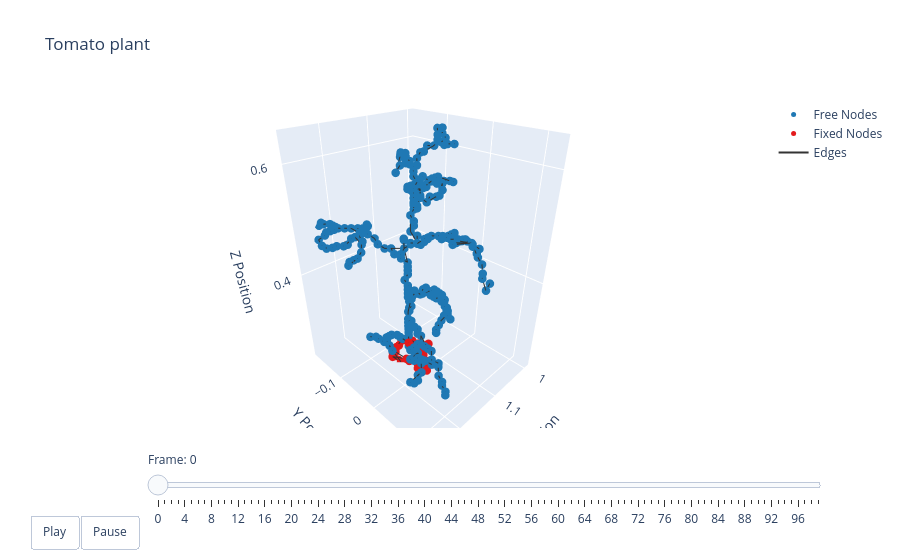

The cell this chart's notebook holds for it:
### Markdown cell above
### Plotting

### Code cell
t = np.arange(robot.sim_params.total_time, step=robot.sim_params.dt)
options = dismech.AnimationOptions(title='Tomato plant')

fig = dismech.get_interactive_animation_plotly(robot, t, qs , options)
fig.show()

### Figure 1 — Plotly figure (JSON) as saved in the notebook; plotly's stock layout.template omitted (floating-point values rounded to 4 significant figures; data arrays with more than 128 entries replaced by an {"elided": "..."} marker saying what was removed)
{"data": [{"marker": {"color": "#1f78b4", "size": 5}, "mode": "markers", "name": "Free Nodes", "type": "scatter3d", "x": {"elided": "284 float values"}, "y": {"elided": "284 float values"}, "z": {"elided": "284 float values"}}, {"marker": {"color": "#e31a1c", "size": 5}, "mode": "markers", "name": "Fixed Nodes", "type": "scatter3d", "x": [1.163, 1.163, 1.139, 1.147, 1.155, 1.163, 1.171, 1.107, 1.107, 1.091, 1.099, 1.107, 1.155, 1.115, 1.155, 1.123, 1.131, 1.139, 1.131, 1.139, 1.131, 1.123, 1.115, 1.163, 1.147, 1.155, 1.163, 1.147, 1.163, 1.155, 1.163], "y": [-0.05823, -0.05023, -0.08223, -0.08223, -0.08223, -0.07423, -0.06623, -0.05823, -0.05023, -0.04223, -0.04223, -0.04223, -0.04223, -0.03423, -0.03423, -0.02623, -0.01823, -0.01823, -0.01023, -0.002231, -0.08223, -0.07423, -0.06623, -0.06623, -0.02623, -0.01023, -0.002231, 0.005769, 0.005769, 0.01377, -0.02623], "z": [0.2113, 0.2113, 0.2193, 0.2193, 0.2193, 0.2193, 0.2193, 0.2193, 0.2193, 0.2193, 0.2193, 0.2193, 0.2193, 0.2193, 0.2193, 0.2193, 0.2193, 0.2193, 0.2193, 0.2193, 0.2273, 0.2273, 0.2273, 0.2273, 0.2273, 0.2273, 0.2273, 0.2273, 0.2273, 0.2273, 0.2753]}, {"line": {"color": "#333333", "width": 2}, "mode": "lines", "name": "Edges", "type": "scatter3d", "x": {"elided": "942 float values"}, "y": {"elided": "942 float values"}, "z": {"elided": "942 float values"}}, {"color": "rgba(166, 206, 227, 0.7)", "i": [], "j": [], "k": [], "name": "Faces", "opacity": 0.7, "showscale": false, "type": "mesh3d", "x": {"elided": "315 float values"}, "y": {"elided": "315 float values"}, "z": {"elided": "315 float values"}}], "layout": {"scene": {"camera": {"eye": {"x": 1.225, "y": 1.225, "z": 1.0}}, "xaxis": {"range": [0.9859, 1.275], "title": {"text": "X Position"}}, "yaxis": {"range": [-0.1897, 0.1338], "title": {"text": "Y Position"}}, "zaxis": {"range": [0.2113, 0.651], "title": {"text": "Z Position"}}}, "sliders": [{"currentvalue": {"prefix": "Frame: "}, "steps": [{"args": [["0"], {"frame": {"duration": 50, "redraw": true}, "mode": "immediate"}], "label": "0", "method": "animate"}, {"args": [["1"], {"frame": {"duration": 50, "redraw": true}, "mode": "immediate"}], "label": "1", "method": "animate"}, {"args": [["2"], {"frame": {"duration": 50, "redraw": true}, "mode": "immediate"}], "label": "2", "method": "animate"}, {"args": [["3"], {"frame": {"duration": 50, "redraw": true}, "mode": "immediate"}], "label": "3", "method": "animate"}, {"args": [["4"], {"frame": {"duration": 50, "redraw": true}, "mode": "immediate"}], "label": "4", "method": "animate"}, {"args": [["5"], {"frame": {"duration": 50, "redraw": true}, "mode": "immediate"}], "label": "5", "method": "animate"}, {"args": [["6"], {"frame": {"duration": 50, "redraw": true}, "mode": "immediate"}], "label": "6", "method": "animate"}, {"args": [["7"], {"frame": {"duration": 50, "redraw": true}, "mode": "immediate"}], "label": "7", "method": "animate"}, {"args": [["8"], {"frame": {"duration": 50, "redraw": true}, "mode": "immediate"}], "label": "8", "method": "animate"}, {"args": [["9"], {"frame": {"duration": 50, "redraw": true}, "mode": "immediate"}], "label": "9", "method": "animate"}, {"args": [["10"], {"frame": {"duration": 50, "redraw": true}, "mode": "immediate"}], "label": "10", "method": "animate"}, {"args": [["11"], {"frame": {"duration": 50, "redraw": true}, "mode": "immediate"}], "label": "11", "method": "animate"}, {"args": [["12"], {"frame": {"duration": 50, "redraw": true}, "mode": "immediate"}], "label": "12", "method": "animate"}, {"args": [["13"], {"frame": {"duration": 50, "redraw": true}, "mode": "immediate"}], "label": "13", "method": "animate"}, {"args": [["14"], {"frame": {"duration": 50, "redraw": true}, "mode": "immediate"}], "label": "14", "method": "animate"}, {"args": [["15"], {"frame": {"duration": 50, "redraw": true}, "mode": "immediate"}], "label": "15", "method": "animate"}, {"args": [["16"], {"frame": {"duration": 50, "redraw": true}, "mode": "immediate"}], "label": "16", "method": "animate"}, {"args": [["17"], {"frame": {"duration": 50, "redraw": true}, "mode": "immediate"}], "label": "17", "method": "animate"}, {"args": [["18"], {"frame": {"duration": 50, "redraw": true}, "mode": "immediate"}], "label": "18", "method": "animate"}, {"args": [["19"], {"frame": {"duration": 50, "redraw": true}, "mode": "immediate"}], "label": "19", "method": "animate"}, {"args": [["20"], {"frame": {"duration": 50, "redraw": true}, "mode": "immediate"}], "label": "20", "method": "animate"}, {"args": [["21"], {"frame": {"duration": 50, "redraw": true}, "mode": "immediate"}], "label": "21", "method": "animate"}, {"args": [["22"], {"frame": {"duration": 50, "redraw": true}, "mode": "immediate"}], "label": "22", "method": "animate"}, {"args": [["23"], {"frame": {"duration": 50, "redraw": true}, "mode": "immediate"}], "label": "23", "method": "animate"}, {"args": [["24"], {"frame": {"duration": 50, "redraw": true}, "mode": "immediate"}], "label": "24", "method": "animate"}, {"args": [["25"], {"frame": {"duration": 50, "redraw": true}, "mode": "immediate"}], "label": "25", "method": "animate"}, {"args": [["26"], {"frame": {"duration": 50, "redraw": true}, "mode": "immediate"}], "label": "26", "method": "animate"}, {"args": [["27"], {"frame": {"duration": 50, "redraw": true}, "mode": "immediate"}], "label": "27", "method": "animate"}, {"args": [["28"], {"frame": {"duration": 50, "redraw": true}, "mode": "immediate"}], "label": "28", "method": "animate"}, {"args": [["29"], {"frame": {"duration": 50, "redraw": true}, "mode": "immediate"}], "label": "29", "method": "animate"}, {"args": [["30"], {"frame": {"duration": 50, "redraw": true}, "mode": "immediate"}], "label": "30", "method": "animate"}, {"args": [["31"], {"frame": {"duration": 50, "redraw": true}, "mode": "immediate"}], "label": "31", "method": "animate"}, {"args": [["32"], {"frame": {"duration": 50, "redraw": true}, "mode": "immediate"}], "label": "32", "method": "animate"}, {"args": [["33"], {"frame": {"duration": 50, "redraw": true}, "mode": "immediate"}], "label": "33", "method": "animate"}, {"args": [["34"], {"frame": {"duration": 50, "redraw": true}, "mode": "immediate"}], "label": "34", "method": "animate"}, {"args": [["35"], {"frame": {"duration": 50, "redraw": true}, "mode": "immediate"}], "label": "35", "method": "animate"}, {"args": [["36"], {"frame": {"duration": 50, "redraw": true}, "mode": "immediate"}], "label": "36", "method": "animate"}, {"args": [["37"], {"frame": {"duration": 50, "redraw": true}, "mode": "immediate"}], "label": "37", "method": "animate"}, {"args": [["38"], {"frame": {"duration": 50, "redraw": true}, "mode": "immediate"}], "label": "38", "method": "animate"}, {"args": [["39"], {"frame": {"duration": 50, "redraw": true}, "mode": "immediate"}], "label": "39", "method": "animate"}, {"args": [["40"], {"frame": {"duration": 50, "redraw": true}, "mode": "immediate"}], "label": "40", "method": "animate"}, {"args": [["41"], {"frame": {"duration": 50, "redraw": true}, "mode": "immediate"}], "label": "41", "method": "animate"}, {"args": [["42"], {"frame": {"duration": 50, "redraw": true}, "mode": "immediate"}], "label": "42", "method": "animate"}, {"args": [["43"], {"frame": {"duration": 50, "redraw": true}, "mode": "immediate"}], "label": "43", "method": "animate"}, {"args": [["44"], {"frame": {"duration": 50, "redraw": true}, "mode": "immediate"}], "label": "44", "method": "animate"}, {"args": [["45"], {"frame": {"duration": 50, "redraw": true}, "mode": "immediate"}], "label": "45", "method": "animate"}, {"args": [["46"], {"frame": {"duration": 50, "redraw": true}, "mode": "immediate"}], "label": "46", "method": "animate"}, {"args": [["47"], {"frame": {"duration": 50, "redraw": true}, "mode": "immediate"}], "label": "47", "method": "animate"}, {"args": [["48"], {"frame": {"duration": 50, "redraw": true}, "mode": "immediate"}], "label": "48", "method": "animate"}, {"args": [["49"], {"frame": {"duration": 50, "redraw": true}, "mode": "immediate"}], "label": "49", "method": "animate"}, {"args": [["50"], {"frame": {"duration": 50, "redraw": true}, "mode": "immediate"}], "label": "50", "method": "animate"}, {"args": [["51"], {"frame": {"duration": 50, "redraw": true}, "mode": "immediate"}], "label": "51", "method": "animate"}, {"args": [["52"], {"frame": {"duration": 50, "redraw": true}, "mode": "immediate"}], "label": "52", "method": "animate"}, {"args": [["53"], {"frame": {"duration": 50, "redraw": true}, "mode": "immediate"}], "label": "53", "method": "animate"}, {"args": [["54"], {"frame": {"duration": 50, "redraw": true}, "mode": "immediate"}], "label": "54", "method": "animate"}, {"args": [["55"], {"frame": {"duration": 50, "redraw": true}, "mode": "immediate"}], "label": "55", "method": "animate"}, {"args": [["56"], {"frame": {"duration": 50, "redraw": true}, "mode": "immediate"}], "label": "56", "method": "animate"}, {"args": [["57"], {"frame": {"duration": 50, "redraw": true}, "mode": "immediate"}], "label": "57", "method": "animate"}, {"args": [["58"], {"frame": {"duration": 50, "redraw": true}, "mode": "immediate"}], "label": "58", "method": "animate"}, {"args": [["59"], {"frame": {"duration": 50, "redraw": true}, "mode": "immediate"}], "label": "59", "method": "animate"}, {"args": [["60"], {"frame": {"duration": 50, "redraw": true}, "mode": "immediate"}], "label": "60", "method": "animate"}, {"args": [["61"], {"frame": {"duration": 50, "redraw": true}, "mode": "immediate"}], "label": "61", "method": "animate"}, {"args": [["62"], {"frame": {"duration": 50, "redraw": true}, "mode": "immediate"}], "label": "62", "method": "animate"}, {"args": [["63"], {"frame": {"duration": 50, "redraw": true}, "mode": "immediate"}], "label": "63", "method": "animate"}, {"args": [["64"], {"frame": {"duration": 50, "redraw": true}, "mode": "immediate"}], "label": "64", "method": "animate"}, {"args": [["65"], {"frame": {"duration": 50, "redraw": true}, "mode": "immediate"}], "label": "65", "method": "animate"}, {"args": [["66"], {"frame": {"duration": 50, "redraw": true}, "mode": "immediate"}], "label": "66", "method": "animate"}, {"args": [["67"], {"frame": {"duration": 50, "redraw": true}, "mode": "immediate"}], "label": "67", "method": "animate"}, {"args": [["68"], {"frame": {"duration": 50, "redraw": true}, "mode": "immediate"}], "label": "68", "method": "animate"}, {"args": [["69"], {"frame": {"duration": 50, "redraw": true}, "mode": "immediate"}], "label": "69", "method": "animate"}, {"args": [["70"], {"frame": {"duration": 50, "redraw": true}, "mode": "immediate"}], "label": "70", "method": "animate"}, {"args": [["71"], {"frame": {"duration": 50, "redraw": true}, "mode": "immediate"}], "label": "71", "method": "animate"}, {"args": [["72"], {"frame": {"duration": 50, "redraw": true}, "mode": "immediate"}], "label": "72", "method": "animate"}, {"args": [["73"], {"frame": {"duration": 50, "redraw": true}, "mode": "immediate"}], "label": "73", "method": "animate"}, {"args": [["74"], {"frame": {"duration": 50, "redraw": true}, "mode": "immediate"}], "label": "74", "method": "animate"}, {"args": [["75"], {"frame": {"duration": 50, "redraw": true}, "mode": "immediate"}], "label": "75", "method": "animate"}, {"args": [["76"], {"frame": {"duration": 50, "redraw": true}, "mode": "immediate"}], "label": "76", "method": "animate"}, {"args": [["77"], {"frame": {"duration": 50, "redraw": true}, "mode": "immediate"}], "label": "77", "method": "animate"}, {"args": [["78"], {"frame": {"duration": 50, "redraw": true}, "mode": "immediate"}], "label": "78", "method": "animate"}, {"args": [["79"], {"frame": {"duration": 50, "redraw": true}, "mode": "immediate"}], "label": "79", "method": "animate"}, {"args": [["80"], {"frame": {"duration": 50, "redraw": true}, "mode": "immediate"}], "label": "80", "method": "animate"}, {"args": [["81"], {"frame": {"duration": 50, "redraw": true}, "mode": "immediate"}], "label": "81", "method": "animate"}, {"args": [["82"], {"frame": {"duration": 50, "redraw": true}, "mode": "immediate"}], "label": "82", "method": "animate"}, {"args": [["83"], {"frame": {"duration": 50, "redraw": true}, "mode": "immediate"}], "label": "83", "method": "animate"}, {"args": [["84"], {"frame": {"duration": 50, "redraw": true}, "mode": "immediate"}], "label": "84", "method": "animate"}, {"args": [["85"], {"frame": {"duration": 50, "redraw": true}, "mode": "immediate"}], "label": "85", "method": "animate"}, {"args": [["86"], {"frame": {"duration": 50, "redraw": true}, "mode": "immediate"}], "label": "86", "method": "animate"}, {"args": [["87"], {"frame": {"duration": 50, "redraw": true}, "mode": "immediate"}], "label": "87", "method": "animate"}, {"args": [["88"], {"frame": {"duration": 50, "redraw": true}, "mode": "immediate"}], "label": "88", "method": "animate"}, {"args": [["89"], {"frame": {"duration": 50, "redraw": true}, "mode": "immediate"}], "label": "89", "method": "animate"}, {"args": [["90"], {"frame": {"duration": 50, "redraw": true}, "mode": "immediate"}], "label": "90", "method": "animate"}, {"args": [["91"], {"frame": {"duration": 50, "redraw": true}, "mode": "immediate"}], "label": "91", "method": "animate"}, {"args": [["92"], {"frame": {"duration": 50, "redraw": true}, "mode": "immediate"}], "label": "92", "method": "animate"}, {"args": [["93"], {"frame": {"duration": 50, "redraw": true}, "mode": "immediate"}], "label": "93", "method": "animate"}, {"args": [["94"], {"frame": {"duration": 50, "redraw": true}, "mode": "immediate"}], "label": "94", "method": "animate"}, {"args": [["95"], {"frame": {"duration": 50, "redraw": true}, "mode": "immediate"}], "label": "95", "method": "animate"}, {"args": [["96"], {"frame": {"duration": 50, "redraw": true}, "mode": "immediate"}], "label": "96", "method": "animate"}, {"args": [["97"], {"frame": {"duration": 50, "redraw": true}, "mode": "immediate"}], "label": "97", "method": "animate"}, {"args": [["98"], {"frame": {"duration": 50, "redraw": true}, "mode": "immediate"}], "label": "98", "method": "animate"}, {"args": [["99"], {"frame": {"duration": 50, "redraw": true}, "mode": "immediate"}], "label": "99", "method": "animate"}], "transition": {"duration": 0}, "x": 0.1, "y": 0}], "title": {"text": "Tomato plant"}, "updatemenus": [{"buttons": [{"args": [null, {"frame": {"duration": 50, "redraw": true}, "fromcurrent": true}], "label": "Play", "method": "animate"}, {"args": [[null], {"frame": {"duration": 0, "redraw": true}, "mode": "immediate"}], "label": "Pause", "method": "animate"}], "direction": "left", "pad": {"r": 10, "t": 87}, "showactive": false, "type": "buttons", "x": 0.1, "xanchor": "right", "y": 0, "yanchor": "top"}]}}
